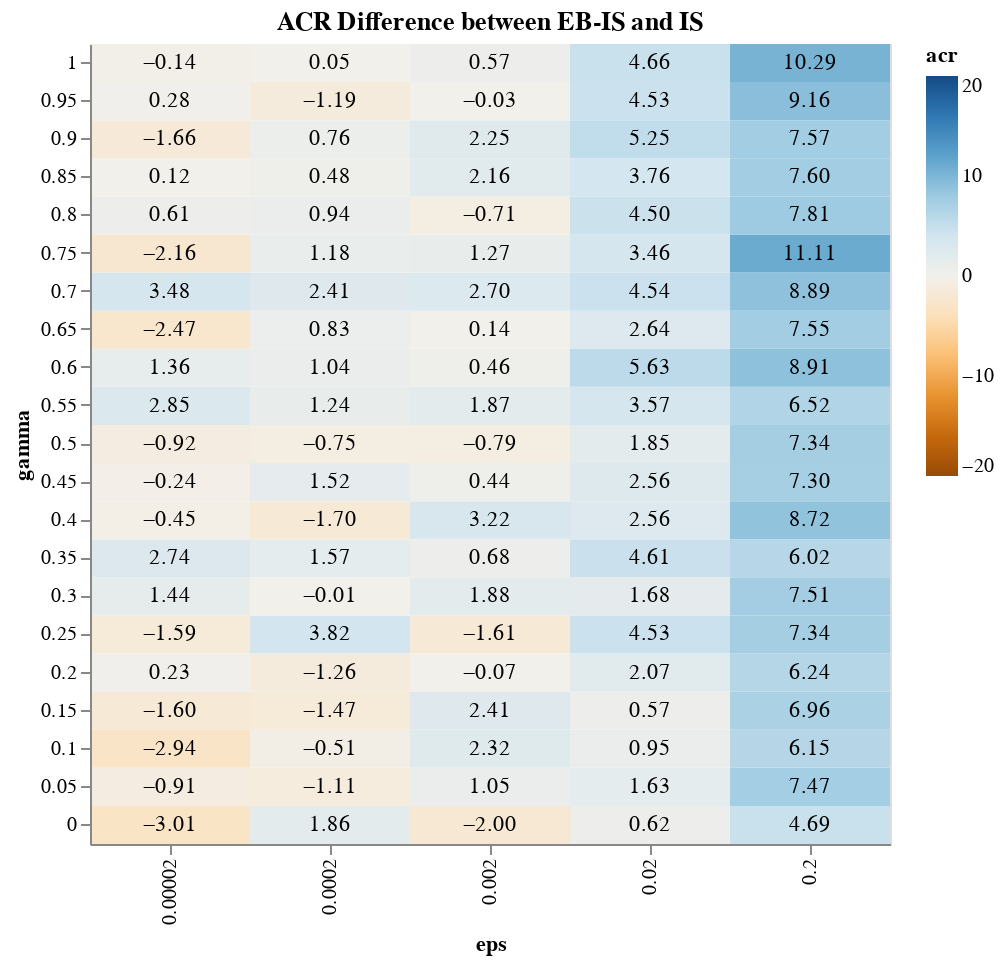

The notebook cell this image was saved under:
### Code cell
data = load_and_process()
filtered = filter(data, "z", 50)

new_cols = ["gamma", "eps", "acr"]
new_df = pd.DataFrame(columns=new_cols)

gammas = [round(a, 2) for a in np.arange(0, 1.01, 0.05)]

for gamma in gammas:
    for epsilon in sorted(filtered.eps.unique()):
        super_filtered = filtered[(filtered.gamma == gamma) & (filtered.eps == epsilon)]
        #print(super_filtered.shape)
        
        mean_acr_nice: float = super_filtered[super_filtered.EBNorm=="IS Emp"].acr.mean()
        mean_acr_normal: float = super_filtered[super_filtered.EBNorm=="IS normal"].acr.mean()
        new_df.loc[len(new_df)] = [gamma, epsilon, mean_acr_nice-mean_acr_normal]
        
        
        
feature: str = "acr" + ":Q"
            
heatmap = alt.Chart(new_df).mark_rect().encode(
    x='eps:O',
    y=alt.Y('gamma:O', sort=alt.EncodingSortField('gamma', order='descending')),
    color=alt.Color(feature, scale=alt.Scale(domain=[-20,20], scheme='blueorange'), sort="descending")
).properties(
    height=400,
    width=400,
    title = "ACR Difference between EB-IS and IS"
)

text = heatmap.mark_text().encode(
    text=alt.Text(feature, format=".2f"),
    color=alt.value('black')
)

heatmap + text

### Figure 1 — Vega-Lite specification as saved in the notebook (floating-point values rounded to 4 significant figures)
{"config": {"view": {"continuousWidth": 400, "continuousHeight": 300}}, "layer": [{"mark": "rect", "encoding": {"color": {"field": "acr", "scale": {"domain": [-20, 20], "scheme": "blueorange"}, "sort": "descending", "type": "quantitative"}, "x": {"field": "eps", "type": "ordinal"}, "y": {"field": "gamma", "sort": {"field": "gamma", "order": "descending"}, "type": "ordinal"}}, "height": 400, "title": "ACR Difference between EB-IS and IS", "width": 400}, {"mark": "text", "encoding": {"color": {"value": "black"}, "text": {"field": "acr", "format": ".2f", "type": "quantitative"}, "x": {"field": "eps", "type": "ordinal"}, "y": {"field": "gamma", "sort": {"field": "gamma", "order": "descending"}, "type": "ordinal"}}, "height": 400, "title": "ACR Difference between EB-IS and IS", "width": 400}], "data": {"name": "data-f354fa2198761a0dd670af2caaa37a3b"}, "$schema": "https://vega.github.io/schema/vega-lite/v4.17.0.json", "datasets": {"data-f354fa2198761a0dd670af2caaa37a3b": [{"gamma": 0.0, "eps": 2e-05, "acr": -3.011}, {"gamma": 0.0, "eps": 0.0002, "acr": 1.861}, {"gamma": 0.0, "eps": 0.002, "acr": -1.998}, {"gamma": 0.0, "eps": 0.02, "acr": 0.6231}, {"gamma": 0.0, "eps": 0.2, "acr": 4.686}, {"gamma": 0.05, "eps": 2e-05, "acr": -0.9112}, {"gamma": 0.05, "eps": 0.0002, "acr": -1.105}, {"gamma": 0.05, "eps": 0.002, "acr": 1.054}, {"gamma": 0.05, "eps": 0.02, "acr": 1.626}, {"gamma": 0.05, "eps": 0.2, "acr": 7.469}, {"gamma": 0.1, "eps": 2e-05, "acr": -2.937}, {"gamma": 0.1, "eps": 0.0002, "acr": -0.5071}, {"gamma": 0.1, "eps": 0.002, "acr": 2.318}, {"gamma": 0.1, "eps": 0.02, "acr": 0.9493}, {"gamma": 0.1, "eps": 0.2, "acr": 6.15}, {"gamma": 0.15, "eps": 2e-05, "acr": -1.604}, {"gamma": 0.15, "eps": 0.0002, "acr": -1.473}, {"gamma": 0.15, "eps": 0.002, "acr": 2.412}, {"gamma": 0.15, "eps": 0.02, "acr": 0.5738}, {"gamma": 0.15, "eps": 0.2, "acr": 6.965}, {"gamma": 0.2, "eps": 2e-05, "acr": 0.2276}, {"gamma": 0.2, "eps": 0.0002, "acr": -1.255}, {"gamma": 0.2, "eps": 0.002, "acr": -0.06551}, {"gamma": 0.2, "eps": 0.02, "acr": 2.072}, {"gamma": 0.2, "eps": 0.2, "acr": 6.239}, {"gamma": 0.25, "eps": 2e-05, "acr": -1.589}, {"gamma": 0.25, "eps": 0.0002, "acr": 3.823}, {"gamma": 0.25, "eps": 0.002, "acr": -1.608}, {"gamma": 0.25, "eps": 0.02, "acr": 4.531}, {"gamma": 0.25, "eps": 0.2, "acr": 7.338}, {"gamma": 0.3, "eps": 2e-05, "acr": 1.445}, {"gamma": 0.3, "eps": 0.0002, "acr": -0.01034}, {"gamma": 0.3, "eps": 0.002, "acr": 1.879}, {"gamma": 0.3, "eps": 0.02, "acr": 1.679}, {"gamma": 0.3, "eps": 0.2, "acr": 7.505}, {"gamma": 0.35, "eps": 2e-05, "acr": 2.737}, {"gamma": 0.35, "eps": 0.0002, "acr": 1.567}, {"gamma": 0.35, "eps": 0.002, "acr": 0.6826}, {"gamma": 0.35, "eps": 0.02, "acr": 4.607}, {"gamma": 0.35, "eps": 0.2, "acr": 6.02}, {"gamma": 0.4, "eps": 2e-05, "acr": -0.4462}, {"gamma": 0.4, "eps": 0.0002, "acr": -1.705}, {"gamma": 0.4, "eps": 0.002, "acr": 3.222}, {"gamma": 0.4, "eps": 0.02, "acr": 2.563}, {"gamma": 0.4, "eps": 0.2, "acr": 8.719}, {"gamma": 0.45, "eps": 2e-05, "acr": -0.235}, {"gamma": 0.45, "eps": 0.0002, "acr": 1.522}, {"gamma": 0.45, "eps": 0.002, "acr": 0.4438}, {"gamma": 0.45, "eps": 0.02, "acr": 2.557}, {"gamma": 0.45, "eps": 0.2, "acr": 7.304}, {"gamma": 0.5, "eps": 2e-05, "acr": -0.9171}, {"gamma": 0.5, "eps": 0.0002, "acr": -0.7545}, {"gamma": 0.5, "eps": 0.002, "acr": -0.7901}, {"gamma": 0.5, "eps": 0.02, "acr": 1.845}, {"gamma": 0.5, "eps": 0.2, "acr": 7.338}, {"gamma": 0.55, "eps": 2e-05, "acr": 2.848}, {"gamma": 0.55, "eps": 0.0002, "acr": 1.24}, {"gamma": 0.55, "eps": 0.002, "acr": 1.871}, {"gamma": 0.55, "eps": 0.02, "acr": 3.567}, {"gamma": 0.55, "eps": 0.2, "acr": 6.518}, {"gamma": 0.6, "eps": 2e-05, "acr": 1.363}, {"gamma": 0.6, "eps": 0.0002, "acr": 1.037}, {"gamma": 0.6, "eps": 0.002, "acr": 0.4633}, {"gamma": 0.6, "eps": 0.02, "acr": 5.633}, {"gamma": 0.6, "eps": 0.2, "acr": 8.909}, {"gamma": 0.65, "eps": 2e-05, "acr": -2.465}, {"gamma": 0.65, "eps": 0.0002, "acr": 0.8326}, {"gamma": 0.65, "eps": 0.002, "acr": 0.1395}, {"gamma": 0.65, "eps": 0.02, "acr": 2.635}, {"gamma": 0.65, "eps": 0.2, "acr": 7.546}, {"gamma": 0.7, "eps": 2e-05, "acr": 3.479}, {"gamma": 0.7, "eps": 0.0002, "acr": 2.411}, {"gamma": 0.7, "eps": 0.002, "acr": 2.702}, {"gamma": 0.7, "eps": 0.02, "acr": 4.535}, {"gamma": 0.7, "eps": 0.2, "acr": 8.888}, {"gamma": 0.75, "eps": 2e-05, "acr": -2.164}, {"gamma": 0.75, "eps": 0.0002, "acr": 1.182}, {"gamma": 0.75, "eps": 0.002, "acr": 1.27}, {"gamma": 0.75, "eps": 0.02, "acr": 3.465}, {"gamma": 0.75, "eps": 0.2, "acr": 11.11}, {"gamma": 0.8, "eps": 2e-05, "acr": 0.6099}, {"gamma": 0.8, "eps": 0.0002, "acr": 0.9441}, {"gamma": 0.8, "eps": 0.002, "acr": -0.7142}, {"gamma": 0.8, "eps": 0.02, "acr": 4.501}, {"gamma": 0.8, "eps": 0.2, "acr": 7.813}, {"gamma": 0.85, "eps": 2e-05, "acr": 0.117}, {"gamma": 0.85, "eps": 0.0002, "acr": 0.4803}, {"gamma": 0.85, "eps": 0.002, "acr": 2.165}, {"gamma": 0.85, "eps": 0.02, "acr": 3.764}, {"gamma": 0.85, "eps": 0.2, "acr": 7.602}, {"gamma": 0.9, "eps": 2e-05, "acr": -1.664}, {"gamma": 0.9, "eps": 0.0002, "acr": 0.7605}, {"gamma": 0.9, "eps": 0.002, "acr": 2.245}, {"gamma": 0.9, "eps": 0.02, "acr": 5.248}, {"gamma": 0.9, "eps": 0.2, "acr": 7.568}, {"gamma": 0.95, "eps": 2e-05, "acr": 0.2813}, {"gamma": 0.95, "eps": 0.0002, "acr": -1.19}, {"gamma": 0.95, "eps": 0.002, "acr": -0.02628}, {"gamma": 0.95, "eps": 0.02, "acr": 4.528}, {"gamma": 0.95, "eps": 0.2, "acr": 9.165}, {"gamma": 1.0, "eps": 2e-05, "acr": -0.1414}, {"gamma": 1.0, "eps": 0.0002, "acr": 0.04864}, {"gamma": 1.0, "eps": 0.002, "acr": 0.5705}, {"gamma": 1.0, "eps": 0.02, "acr": 4.657}, {"gamma": 1.0, "eps": 0.2, "acr": 10.29}]}}
